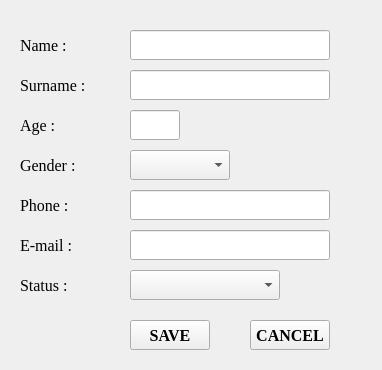
<?xml version="1.0" encoding="UTF-8"?>
<ui version="4.0">
 <class>Registration</class>
 <widget class="QWidget" name="Registration">
  <property name="windowModality">
   <enum>Qt::WindowModal</enum>
  </property>
  <property name="geometry">
   <rect>
    <x>0</x>
    <y>0</y>
    <width>382</width>
    <height>370</height>
   </rect>
  </property>
  <property name="windowTitle">
   <string>REGISTRATION</string>
  </property>
  <widget class="QLabel" name="label">
   <property name="geometry">
    <rect>
     <x>20</x>
     <y>30</y>
     <width>100</width>
     <height>30</height>
    </rect>
   </property>
   <property name="font">
    <font>
     <family>Times New Roman</family>
     <pointsize>12</pointsize>
     <bold>false</bold>
    </font>
   </property>
   <property name="text">
    <string>Name :</string>
   </property>
  </widget>
  <widget class="QLabel" name="label_2">
   <property name="geometry">
    <rect>
     <x>20</x>
     <y>70</y>
     <width>100</width>
     <height>30</height>
    </rect>
   </property>
   <property name="font">
    <font>
     <family>Times New Roman</family>
     <pointsize>12</pointsize>
     <bold>false</bold>
    </font>
   </property>
   <property name="text">
    <string>Surname :</string>
   </property>
  </widget>
  <widget class="QLabel" name="label_3">
   <property name="geometry">
    <rect>
     <x>20</x>
     <y>110</y>
     <width>100</width>
     <height>30</height>
    </rect>
   </property>
   <property name="font">
    <font>
     <family>Times New Roman</family>
     <pointsize>12</pointsize>
     <bold>false</bold>
    </font>
   </property>
   <property name="text">
    <string>Age : </string>
   </property>
  </widget>
  <widget class="QLabel" name="label_4">
   <property name="geometry">
    <rect>
     <x>20</x>
     <y>150</y>
     <width>100</width>
     <height>30</height>
    </rect>
   </property>
   <property name="font">
    <font>
     <family>Times New Roman</family>
     <pointsize>12</pointsize>
     <bold>false</bold>
    </font>
   </property>
   <property name="text">
    <string>Gender :</string>
   </property>
  </widget>
  <widget class="QLabel" name="label_phone">
   <property name="geometry">
    <rect>
     <x>20</x>
     <y>190</y>
     <width>100</width>
     <height>30</height>
    </rect>
   </property>
   <property name="font">
    <font>
     <family>Times New Roman</family>
     <pointsize>12</pointsize>
     <bold>false</bold>
    </font>
   </property>
   <property name="text">
    <string>Phone :</string>
   </property>
  </widget>
  <widget class="QLabel" name="label_email">
   <property name="geometry">
    <rect>
     <x>20</x>
     <y>230</y>
     <width>100</width>
     <height>30</height>
    </rect>
   </property>
   <property name="font">
    <font>
     <family>Times New Roman</family>
     <pointsize>12</pointsize>
     <bold>false</bold>
    </font>
   </property>
   <property name="text">
    <string>E-mail :</string>
   </property>
  </widget>
  <widget class="QLabel" name="label_7">
   <property name="geometry">
    <rect>
     <x>20</x>
     <y>270</y>
     <width>100</width>
     <height>30</height>
    </rect>
   </property>
   <property name="font">
    <font>
     <family>Times New Roman</family>
     <pointsize>12</pointsize>
     <bold>false</bold>
    </font>
   </property>
   <property name="text">
    <string>Status :</string>
   </property>
  </widget>
  <widget class="QPushButton" name="pushButton_Submit">
   <property name="geometry">
    <rect>
     <x>130</x>
     <y>320</y>
     <width>80</width>
     <height>30</height>
    </rect>
   </property>
   <property name="font">
    <font>
     <family>Times New Roman</family>
     <pointsize>12</pointsize>
     <bold>true</bold>
    </font>
   </property>
   <property name="mouseTracking">
    <bool>true</bool>
   </property>
   <property name="tabletTracking">
    <bool>true</bool>
   </property>
   <property name="focusPolicy">
    <enum>Qt::StrongFocus</enum>
   </property>
   <property name="text">
    <string>SAVE</string>
   </property>
  </widget>
  <widget class="QPushButton" name="pushButton_Cancel">
   <property name="geometry">
    <rect>
     <x>250</x>
     <y>320</y>
     <width>80</width>
     <height>30</height>
    </rect>
   </property>
   <property name="font">
    <font>
     <family>Times New Roman</family>
     <pointsize>12</pointsize>
     <bold>true</bold>
    </font>
   </property>
   <property name="mouseTracking">
    <bool>true</bool>
   </property>
   <property name="tabletTracking">
    <bool>true</bool>
   </property>
   <property name="focusPolicy">
    <enum>Qt::StrongFocus</enum>
   </property>
   <property name="text">
    <string>CANCEL</string>
   </property>
  </widget>
  <widget class="QComboBox" name="comboBox_gender">
   <property name="geometry">
    <rect>
     <x>130</x>
     <y>150</y>
     <width>100</width>
     <height>30</height>
    </rect>
   </property>
   <property name="sizePolicy">
    <sizepolicy hsizetype="Expanding" vsizetype="Expanding">
     <horstretch>0</horstretch>
     <verstretch>0</verstretch>
    </sizepolicy>
   </property>
   <property name="mouseTracking">
    <bool>true</bool>
   </property>
  </widget>
  <widget class="QComboBox" name="comboBox_status">
   <property name="geometry">
    <rect>
     <x>130</x>
     <y>270</y>
     <width>150</width>
     <height>30</height>
    </rect>
   </property>
   <property name="sizePolicy">
    <sizepolicy hsizetype="Expanding" vsizetype="Expanding">
     <horstretch>0</horstretch>
     <verstretch>0</verstretch>
    </sizepolicy>
   </property>
   <property name="mouseTracking">
    <bool>true</bool>
   </property>
  </widget>
  <widget class="QLineEdit" name="lineEdit_name">
   <property name="geometry">
    <rect>
     <x>130</x>
     <y>30</y>
     <width>200</width>
     <height>30</height>
    </rect>
   </property>
   <property name="tabletTracking">
    <bool>true</bool>
   </property>
   <property name="inputMethodHints">
    <set>Qt::ImhLatinOnly</set>
   </property>
   <property name="maxLength">
    <number>30</number>
   </property>
   <property name="cursorPosition">
    <number>0</number>
   </property>
  </widget>
  <widget class="QLineEdit" name="lineEdit_surname">
   <property name="geometry">
    <rect>
     <x>130</x>
     <y>70</y>
     <width>200</width>
     <height>30</height>
    </rect>
   </property>
   <property name="maxLength">
    <number>30</number>
   </property>
  </widget>
  <widget class="QLineEdit" name="lineEdit_age">
   <property name="geometry">
    <rect>
     <x>130</x>
     <y>110</y>
     <width>50</width>
     <height>30</height>
    </rect>
   </property>
   <property name="inputMethodHints">
    <set>Qt::ImhDigitsOnly</set>
   </property>
   <property name="maxLength">
    <number>2</number>
   </property>
  </widget>
  <widget class="QLineEdit" name="lineEdit_phone">
   <property name="geometry">
    <rect>
     <x>130</x>
     <y>190</y>
     <width>200</width>
     <height>30</height>
    </rect>
   </property>
   <property name="maxLength">
    <number>13</number>
   </property>
  </widget>
  <widget class="QLineEdit" name="lineEdit_email">
   <property name="geometry">
    <rect>
     <x>130</x>
     <y>230</y>
     <width>200</width>
     <height>30</height>
    </rect>
   </property>
   <property name="maxLength">
    <number>40</number>
   </property>
  </widget>
 </widget>
 <tabstops>
  <tabstop>lineEdit_name</tabstop>
  <tabstop>lineEdit_surname</tabstop>
  <tabstop>lineEdit_age</tabstop>
  <tabstop>comboBox_gender</tabstop>
  <tabstop>lineEdit_phone</tabstop>
  <tabstop>lineEdit_email</tabstop>
  <tabstop>comboBox_status</tabstop>
  <tabstop>pushButton_Submit</tabstop>
  <tabstop>pushButton_Cancel</tabstop>
 </tabstops>
 <resources/>
 <connections/>
</ui>
